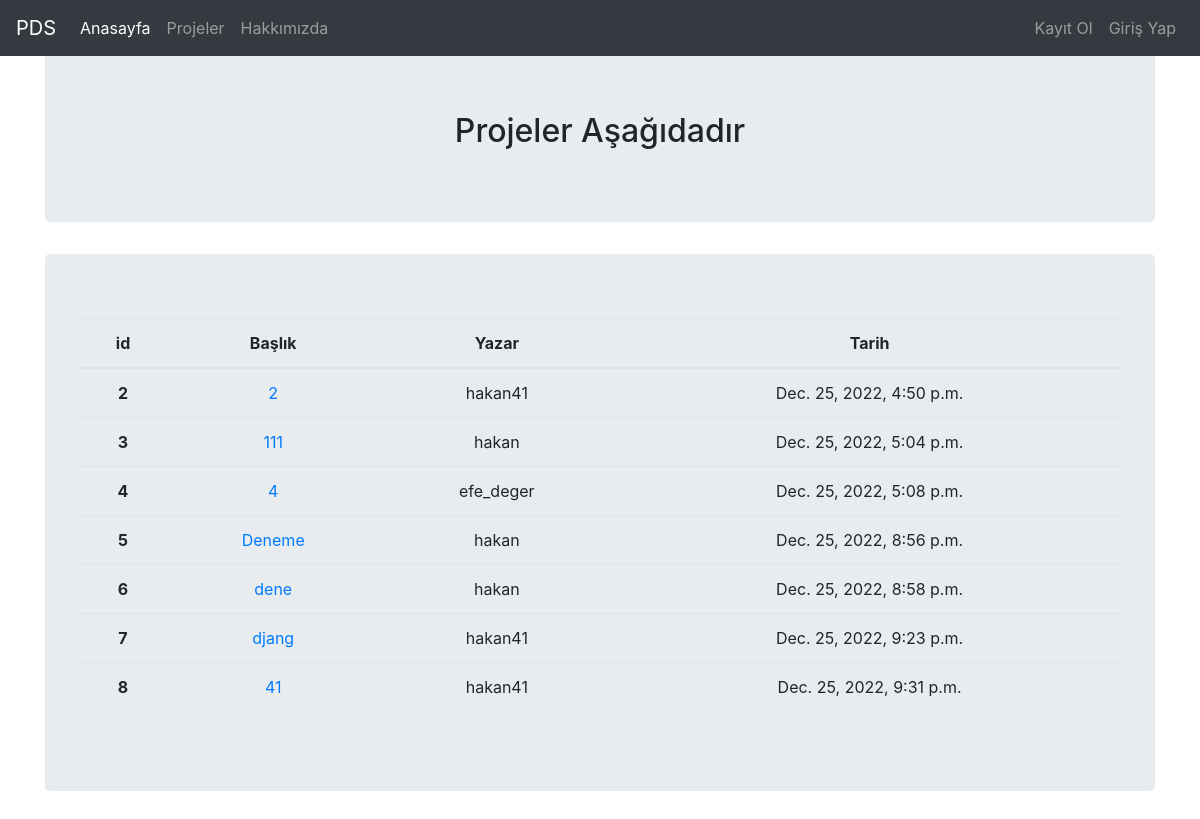
/projects/, run on the app's committed database.
### project/models.py (models this page shows, shortened)
class Projeler(models.Model):
    STATUS = (
        ('True', 'Evet'),
        ('False', 'Hayır'),
    )
    author = models.ForeignKey("auth.User", on_delete=models.CASCADE)
    title = models.CharField(max_length=50)
    keywords = models.CharField(blank=True, max_length=50)
    description = models.CharField(max_length=300, blank=True)
    image = models.ImageField(blank=True, upload_to='images/')
    detail = models.TextField()
    videolink = models.CharField(max_length=50, blank=True)
    status = models.CharField(choices=STATUS, max_length=10)
    created_at = models.DateTimeField(auto_now_add=True)
    updated_at = models.DateTimeField(auto_now=True)

### project/views.py (the view)
# urls.py: path('projects/', include("project.urls"))
def project(request):
    projects = Projeler.objects.filter()
    context = {
        "projects":projects
    }
    return render(request, "projects.html", context)

### templates/projects.html
{% extends "layout.html" %}
{% block body %}
<div class="jumbotron text-center">
    <h2>Projeler Aşağıdadır<h2>
</div>
<div class="jumbotron text-center" class="alert-success">
    {% if projects %}
    <table class="table">
        <thead>
        <tr>
            <th scope="col">id</th>
            <th scope="col">Başlık</th>
            <th scope="col">Yazar</th>
            <th scope="col">Tarih</th>
        </tr>
        </thead>
        <tbody>
            {% for project in projects %}
            <tr>
                <th scope="row">{{project.id}}</th>
                <td><a href="/projects/project/{{project.id}}">{{project.title}}</a></td>
                <td>{{project.author}}</td>
                <td>{{project.created_at}}</td>
            </tr>
            {% endfor %}
        </tbody>
    </table>
{% else %}
    <div class="alert alert-danger">Henüz bir projen bulunmuyor.</div>
{% endif %}
</div>
{% endblock body %}

### data on the page
Projeler: id "2", title "2", author "hakan41", created_at "Dec. 25, 2022, 4:50 p.m."
Projeler: id "3", title "111", author "hakan", created_at "Dec. 25, 2022, 5:04 p.m."
Projeler: id "4", title "4", author "efe_deger", created_at "Dec. 25, 2022, 5:08 p.m."
Projeler: id "5", title "Deneme", author "hakan", created_at "Dec. 25, 2022, 8:56 p.m."
Projeler: id "6", title "dene", author "hakan", created_at "Dec. 25, 2022, 8:58 p.m."
Projeler: id "7", title "djang", author "hakan41", created_at "Dec. 25, 2022, 9:23 p.m."
Projeler: id "8", title "41", author "hakan41", created_at "Dec. 25, 2022, 9:31 p.m."
